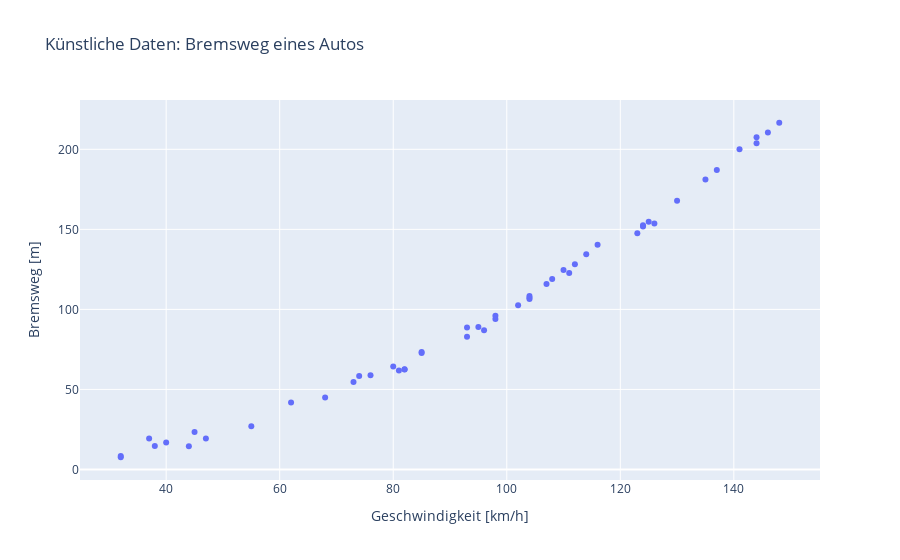

Write notebook code for a chart like this one.
### Code cell
import plotly.express as px 

fig = px.scatter(daten, x = 'Geschwindigkeit [km/h]', y = 'Bremsweg [m]',
    title='Künstliche Daten: Bremsweg eines Autos')
fig.show()

### Figure 1 — Plotly figure (JSON) as saved in the notebook; plotly's stock layout.template omitted (floating-point values rounded to 4 significant figures)
{"data": [{"hovertemplate": "Geschwindigkeit [km/h]=%{x}<br>Bremsweg [m]=%{y}<extra></extra>", "legendgroup": "", "marker": {"color": "#636efa", "symbol": "circle"}, "mode": "markers", "name": "", "orientation": "v", "showlegend": false, "type": "scatter", "x": [96, 116, 102, 95, 81, 108, 82, 137, 146, 76, 125, 93, 98, 141, 38, 40, 32, 130, 124, 135, 148, 126, 85, 124, 44, 107, 47, 144, 93, 80, 62, 123, 85, 98, 32, 104, 104, 104, 144, 112, 73, 82, 114, 37, 110, 111, 55, 45, 68, 74], "xaxis": "x", "y": [87.04, 140.4, 102.5, 88.94, 61.85, 119.0, 62.4, 187.1, 210.5, 58.92, 154.7, 82.95, 95.96, 200.1, 14.64, 16.91, 8.337, 167.9, 151.7, 181.2, 216.6, 153.6, 72.78, 152.6, 14.47, 115.9, 19.37, 207.5, 88.68, 64.39, 41.86, 147.6, 73.46, 93.99, 7.628, 106.4, 107.2, 108.3, 203.9, 128.1, 54.69, 62.63, 134.4, 19.38, 124.5, 122.7, 27.04, 23.41, 45.03, 58.43], "yaxis": "y"}], "layout": {"legend": {"tracegroupgap": 0}, "title": {"text": "Künstliche Daten: Bremsweg eines Autos"}, "xaxis": {"anchor": "y", "domain": [0, 1], "title": {"text": "Geschwindigkeit [km/h]"}}, "yaxis": {"anchor": "x", "domain": [0, 1], "title": {"text": "Bremsweg [m]"}}}}
